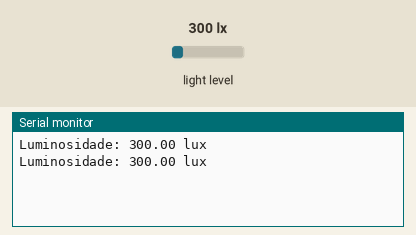
Simulated run of this sketch. Board: Arduino Uno, built with avr-gcc and run on an emulated ATmega328P. On the bench: the last lines printed to the serial monitor. The test bench sets the inputs (shaded band); at power-on: light level 300 lx.

Above: at 1.8 s.
1.9 s: light level set to 40 lx
At 2.8 s:
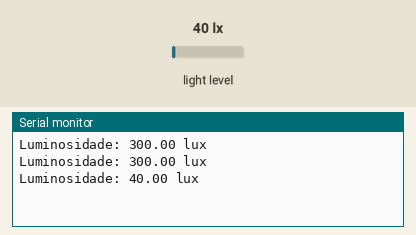
3.4 s: light level set to 500 lx
At 4.4 s:
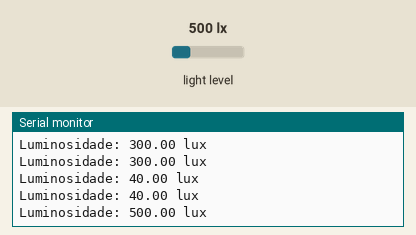
Timing chart, 0 to 6.4 s (numbered marks = the images above; inputs shaded):
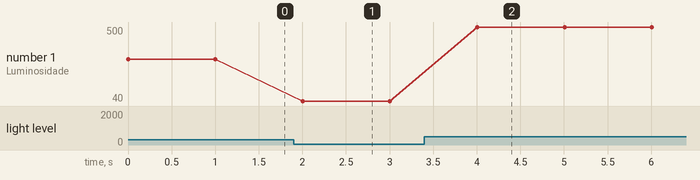

The sketch:

test_BH1750.ino
```cpp
#include <Wire.h> //INCLUSÃO DE BIBLIOTECA
#include <BH1750.h> //INCLUSÃO DE BIBLIOTECA

BH1750 lightMeter; //CRIA UMA INSTÂNCIA

void setup(){
  Serial.begin(9600); //INICIALIZA A SERIAL
  Wire.begin(); //INICIALIZA O I2C BUS
  lightMeter.begin(); //INICIALIZA A MEDIÇÃO DE LUMINOSIDADE
}

void loop() {
  float lux = lightMeter.readLightLevel(); //VARIÁVEL RECEBE O VALOR DE LUMINOSIDADE MEDIDO
  Serial.print("Luminosidade: "); //IMPRIME O TEXTO NA SERIAL
  Serial.print(lux); //IMPRIME NA SERIAL O VALOR DE LUMINOSIDADE MEDIDO
  Serial.println(" lux"); //IMPRIME O TEXTO NA SERIAL
  delay(1000); //INTERVALO DE 1 SEGUNDO
}
```

Measured:
- after the input at 1.9 s, the serial monitor: prints a new line after 0.10 s (image 1)
- after the input at 3.4 s, the serial monitor: prints a new line after 0.61 s (image 2)
- plotted number 1: 300 → 40 after the input at 1.9 s, 40 → 500 after the input at 3.4 s
